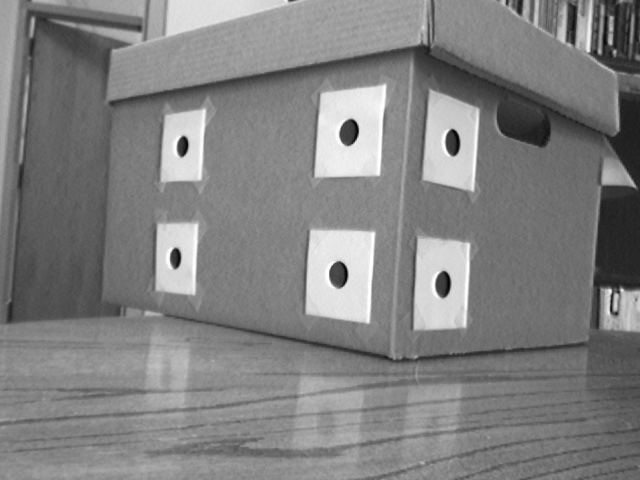
%> input picture PnP_3D_to_2D/img1_rect.tif, 640 x 480 px
$ octave main.m   (GNU Octave 9; MATLAB toolbox functions it lacks are replaced by stand-ins)
%> lines starting %> are read from the running program, lines starting %| are printed output that depends on the picture
### PnP_3D_to_2D/fProject.m
%%
% x = [ax; ay; az; tx; ty; tz] model-to-camera pose param
% P_M = [X; Y; Z; 1] points in model coordinate
% K intrinsic matrix
% p predicted points on image
%% project 3D points onto image
function p = fProject(x, P_M, K)
% get pose params
ax = x(1); ay = x(2); az = x(3);
tx = x(4); ty = x(5); tz = x(6);

% rotation matrix, model to camera
Rx = [1 0 0;0 cos(ax) -sin(ax); 0 sin(ax) cos(ax)];
Ry = [cos(ay) 0 sin(ay); 0 1 0; -sin(ay) 0 cos(ay)];
Rz = [cos(az) -sin(az) 0; sin(az) cos(az) 0; 0 0 1];
R = Rz*Ry*Rx;

% extrinsic camera matrix
Mext = [R [tx;ty;tz]];

% project point
ph = K*Mext*P_M;
ph(1, :) = ph(1, :)./(ph(3, :));
ph(2, :) = ph(2, :)./(ph(3, :));
ph = ph(1:2, :);
p = reshape(ph, [], 1);
return

### PnP_3D_to_2D/main.m
clear all
close all

I = imread('img1_rect.tif');
%> I is the input picture: size 480x640 uint8; min 3, max 255, mean 128.6
imshow(I, [])

% these are points in model's coordinate system (inches)
P_M = [-2 -2 0 -2 -2 0;
    10 2 0 10 2 0;
    4 4 4 0 0 0;
    1 1 1 1 1 1];
% intrinsic params
f = 715;
cx = 354;
cy = 245;
K = [f 0 cx; 0 f cy; 0 0 1];

% y0: true location of points on image
y0 = [183; 147; 350; 133; 454; 144; 176; 258; 339; 275; 444; 286];

% make an initial guess of the pose
x = reshape([1.5 -1.0 0 0 0 30], [], 1)

% get predicted image points location
y = fProject(x, P_M, K);

% draw points, step 2 means one point has 2 values. 16 means rectangle size
for i = 1:2:length(y)
    rectangle('Position', [y(i)-8 y(i+1)-8 16 16], 'FaceColor', 'r');
end
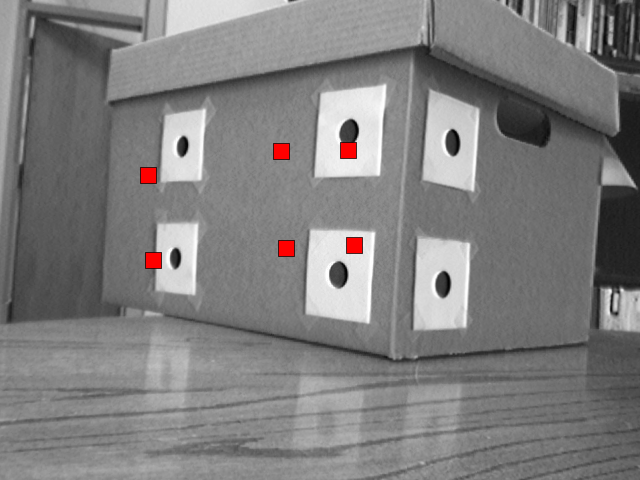
%> figure redrawn from the program's plot data

for i =1:500
    fprintf('\nIteration %d\nCurrent pose:\n', i);
    disp(x);

    % get predicted image points
    y = fProject(x, P_M, K);
    imshow(I, [])

    for i = 1:2:length(y)
    rectangle('Position', [y(i)-8 y(i+1)-8 16 16], 'FaceColor', 'r');
    end
%     pause(0.4);

    % estimate Jacobian
    e = 0.00001;
    J(:,1) = ( fProject(x+[e;0;0;0;0;0],P_M,K) - y )/e;
    J(:,2) = ( fProject(x+[0;e;0;0;0;0],P_M,K) - y )/e;
    J(:,3) = ( fProject(x+[0;0;e;0;0;0],P_M,K) - y )/e;
    J(:,4) = ( fProject(x+[0;0;0;e;0;0],P_M,K) - y )/e;
    J(:,5) = ( fProject(x+[0;0;0;0;e;0],P_M,K) - y )/e;
    J(:,6) = ( fProject(x+[0;0;0;0;0;e],P_M,K) - y )/e;
    dy = y - y0;
    fprintf('Residual error: %f\n', norm(dy));

    dx = pinv(J)*dy;
    if norm(J'*dy) < 1e-6
        break;
    end

    % update x, gradient descent. note that dy = y -y0, not y
    x = x - dx;
end
%> after the loop, J = 12 rows, first 8: [89.61 209.7 131 28.43 0 6.74; -287.8 49.35 -238.8 0 28.43 3.94; 112.3 -2.26 152.5 36.17 0 0.111; -80.08 16.13 -90.26 0 36.17 5.66; 119.5 1.85 143.2 35.93 0 -4.98; -6.88 0.561 11.53 0 35.93 5.17; 23.95 211.3 17.7 28.5 0 7.14; -284.1 9.55 -248.5 0 28.5 -0.568]; x = [1.55; -0.832; 0.0971; 2.43; 1.12; 19.84]

u0 = fProject(x, [0;0;0;1], K); % project origin to image
%> u0 = [441.8; 285.4]
uX = fProject(x, [1;0;0;1], K); % project x-axis vector to image
%> uX = [461.9; 286.2]
uY = fProject(x, [0;1;0;1], K);
%> uY = [413.1; 282.4]
uZ = fProject(x, [0;0;1;1], K);
%> uZ = [444.6; 249.5]

line([u0(1) uX(1)], [u0(2) uX(2)], 'Color', 'r', 'LineWidth', 3);
line([u0(1) uY(1)], [u0(2) uY(2)], 'Color', 'g', 'LineWidth', 3);
line([u0(1) uZ(1)], [u0(2) uZ(2)], 'Color', 'b', 'LineWidth', 3);
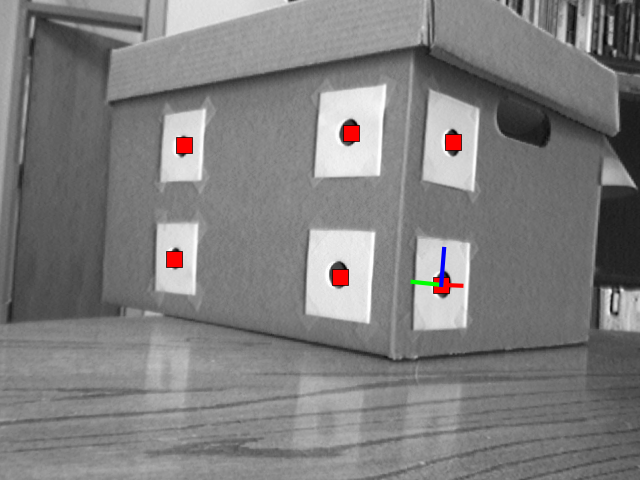
%> figure redrawn from the program's plot data
